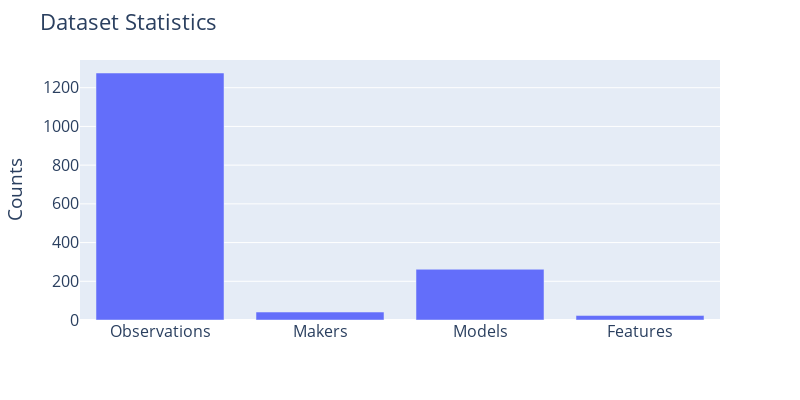

The cell this chart's notebook holds for it:
### Code cell
l_D = len(df)
c_m = len(df.Make.unique())
c_c = len(df.Model.unique())
n_f = len(df.columns)
fig = px.bar(x=['Observations',"Makers",'Models','Features'],y=[l_D,c_m,c_c,n_f], width=800,height=400)
fig.update_layout(
    title="Dataset Statistics",
    xaxis_title="",
    yaxis_title="Counts",
    font=dict(
        size=16,
    )
)

fig.show()

### Figure 1 — Plotly figure (JSON) as saved in the notebook; plotly's stock layout.template omitted (floating-point values rounded to 4 significant figures)
{"data": [{"alignmentgroup": "True", "hovertemplate": "x=%{x}<br>y=%{y}<extra></extra>", "legendgroup": "", "marker": {"color": "#636efa", "pattern": {"shape": ""}}, "name": "", "offsetgroup": "", "orientation": "v", "showlegend": false, "textposition": "auto", "type": "bar", "x": ["Observations", "Makers", "Models", "Features"], "xaxis": "x", "y": [1276, 41, 262, 23], "yaxis": "y"}], "layout": {"barmode": "relative", "font": {"size": 16}, "height": 400, "legend": {"tracegroupgap": 0}, "margin": {"t": 60}, "title": {"text": "Dataset Statistics"}, "width": 800, "xaxis": {"anchor": "y", "domain": [0, 1], "title": {"text": ""}}, "yaxis": {"anchor": "x", "domain": [0, 1], "title": {"text": "Counts"}}}}
